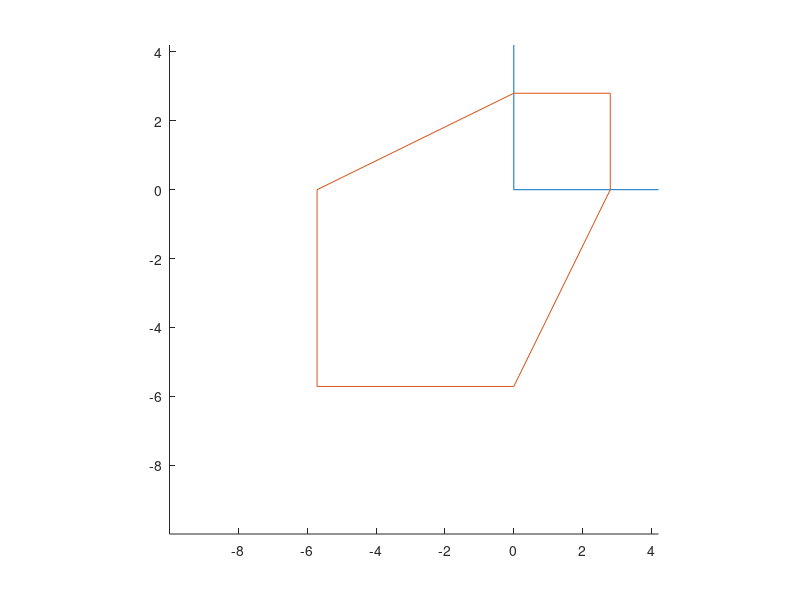

This figure's MATLAB source: (Note: this script raises an error after producing the figure.)
clear, clc, close all

c = 2;
phi = 20;

fc = 2*c*cosd(phi)/(1 - sind(phi));
ft = 2*c*cosd(phi)/(1 + sind(phi));

figure;
hold on;
plot([1.5*ft 0 0],[0 0 1.5*ft])
axis([-1.75*fc 1.5*ft -1.75*fc 1.5*ft])
axis equal

%% Mohr-Coulomb
hMC = plot([ft ft  0 -fc -fc   0 ft], [ 0 ft ft   0 -fc -fc  0]);

%% Drucker-Prager
% pasando por vértices menores ((*ecuación \eqref{eq:DP_vert_menores}*))
A = 6*c*cosd(phi)/(sqrt(3)*(3+sind(phi)));
B = 2*sind(phi)/(sqrt(3)*(3+sind(phi)));
fDP_men = @(s1,s2) A - (s1 + s2)*B - sqrt((s1.^2 - s1.*s2 + s2.^2)/3);
hDP_men = fimplicit(fDP_men, [-1.5*fc 1.5*ft -1.5*fc 1.5*ft]);

% pasando por vértices mayores ((*ecuación \eqref{eq:DP_vert_mayores}*))
A = 6*c*cosd(phi)/(sqrt(3)*(3-sind(phi)));
B = 2*sind(phi)/(sqrt(3)*(3-sind(phi)));
fDP_may = @(s1,s2) A - (s1 + s2)*B - sqrt((s1.^2 - s1.*s2 + s2.^2)/3);
hDP_may = fimplicit(fDP_may, [-1.75*fc 1.5*ft -1.75*fc 1.5*ft]);

%% Matsuoka-Nakai
s0 = c*cotd(phi);
kMN = 9 + 8*tand(phi)^2;
fMN = @(s1,s2) -(s2+s1-3*s0).*((s1-s0).*(s2-s0)-s0*(s2-s0)-s0*(s1-s0)) - kMN*s0*(s1-s0).*(s2-s0);
hMN = fimplicit(fMN, [-1.5*fc 1.5*ft -1.5*fc 1.5*ft]);

%% detalles de los dibujos
legend([hMC, hDP_men, hDP_may, hMN], ...
    'MC', 'DP menor', 'DP mayor', 'MN', ...
    'Location', 'SouthEast');

%{
kill(all)$
s3 : 0$
/* I1 : s1 + s2 + s3$ */
I2 : s1*s2 + s2*s3 + s3*s1$
/* J2 : I1^2/3 - I2$ */ 
J2 : ((s1-s2)^2 + (s2-s3)^2 + (s3-s1)^2)/6$ 
f : A - B*I2 - sqrt(J2);
%}